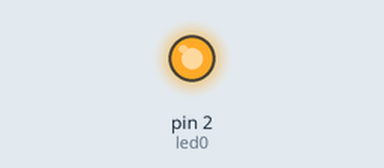
Bench run of a sketch on a simulated Arduino Uno, built with avr-gcc and run on an emulated ATmega328P. Shown: output pins drawn as LEDs (lit = HIGH). What the sketch prints to the serial monitor is not drawn.

Above: at 0.05 s.
Timing chart, 0 to 3.0 s (numbered marks = the images above):
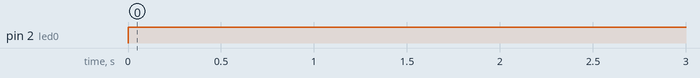

The sketch:

learningLED.ino
```cpp
#define led0 2
void setup() {
  // put your setup code here, to run once:
  Serial.begin(9600);
  pinMode(led0,OUTPUT);

}

void loop() {
  // put your main code here, to run repeatedly:
  digitalWrite(led0,HIGH);
  if(digitalRead(led0==HIGH)) //verification of state on serial monitor
  {
    Serial.print("ON");
  }
  else
  {
    Serial.print("OFF");
  }

  delay(1000);

  digitalWrite(led0,LOW);
  if(digitalRead(led0==HIGH)) //verification of state on serial monitor
  {
    Serial.print("ON");
  }
  else
  {
    Serial.print("OFF");
  }

}
```

Measured:
- by itself, pin 2 (led0): LOW → HIGH at 0.00 s
